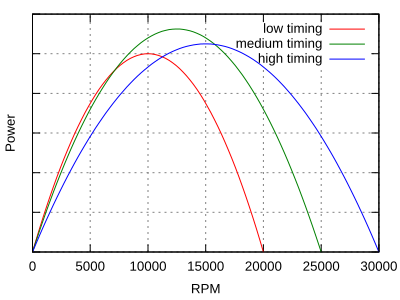

The gnuplot source for this figure:
# http://gnuplot.respawned.com/
# Scale font and line width (dpi) by changing the size! It will always display stretched.
set terminal svg size 400,300 enhanced fname 'arial'  fsize 10 butt solid
set output 'out.svg'

# Key means label...
set key inside top right
set xlabel 'RPM'
set ylabel 'Power'
set format y ""
set grid xtics mxtics ytics mytics
set xrange [0:30000]
set yrange [0:]

torque(x, stall, freerun) = stall + x * (-1.0 * stall) / freerun

plot x * torque(x, 1.0, 20000) title "low timing", \
     x * torque(x, 0.9, 25000) title "medium timing", \
     x * torque(x, 0.7, 30000) title "high timing"
